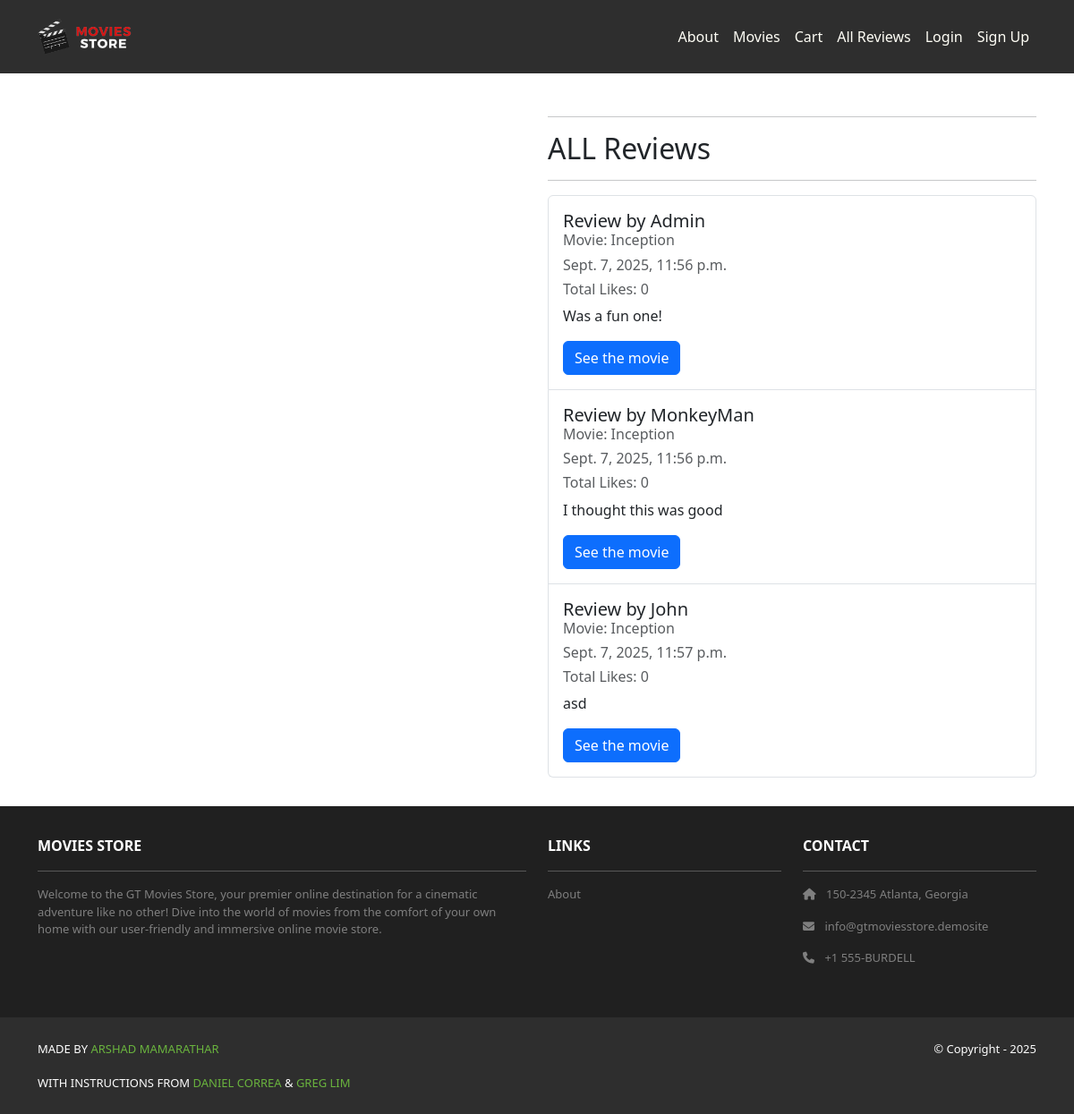
The app's page /movies/reviews/, older data.
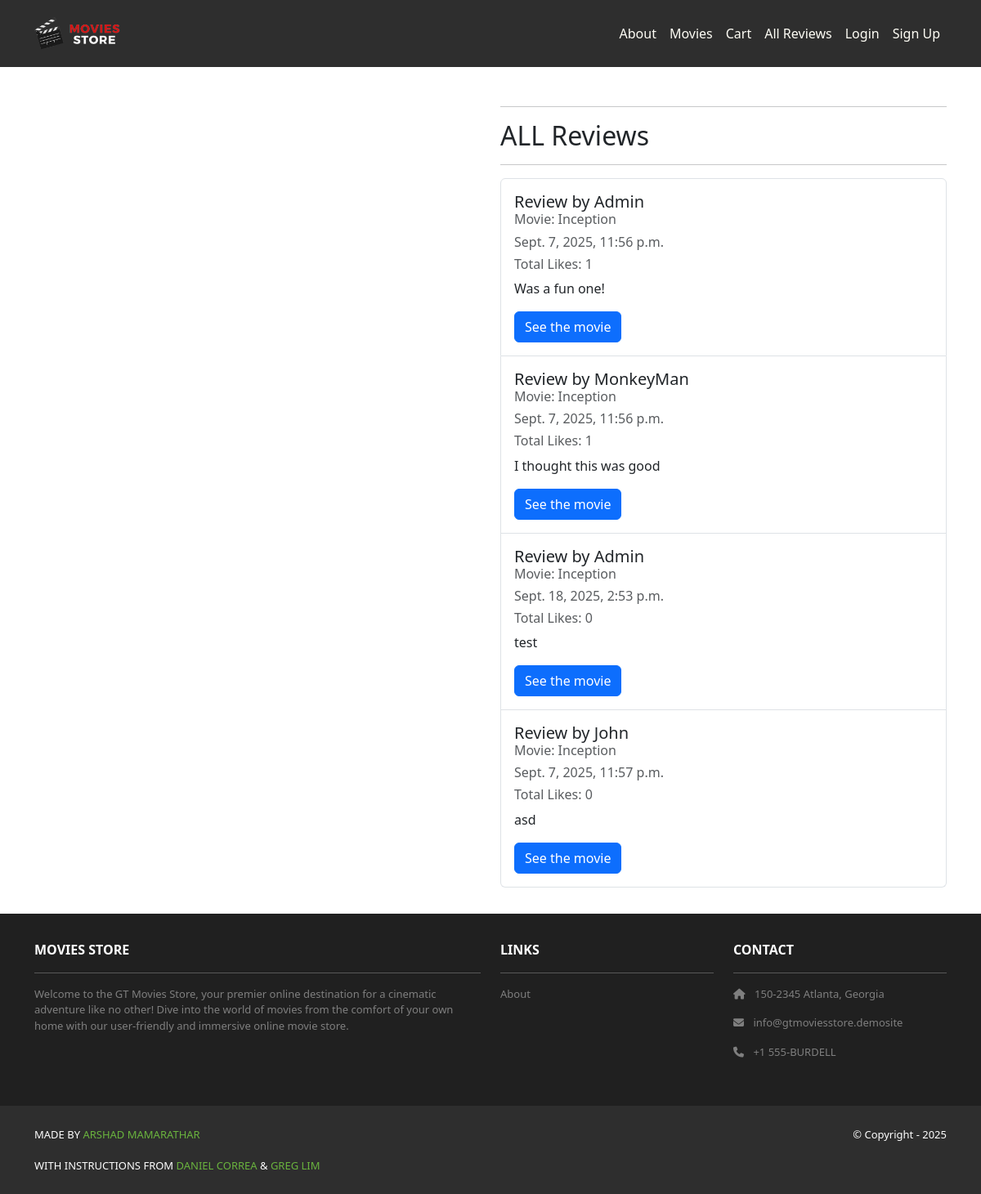
The same page, newer data.
### movies/models.py (models this page shows, shortened)
class Review(models.Model):
    id = models.AutoField(primary_key=True)
    comment = models.CharField(max_length=255)
    date = models.DateTimeField(auto_now_add=True)
    movie = models.ForeignKey(Movie, on_delete=models.CASCADE)
    user = models.ForeignKey(User, on_delete=models.CASCADE)
    likes = models.ManyToManyField(
        User,
        related_name="liked_reviews",  # all reviews this user liked
        blank=True
    )
    def __str__(self):
        return str(self.id) + ' - ' + self.movie.name

class Movie(models.Model):
    id = models.AutoField(primary_key=True)
    name = models.CharField(max_length=255)
    price = models.IntegerField()
    description = models.TextField()
    image = models.ImageField(upload_to='movie_images/')

### movies/views.py (the view)
# urls.py: path('reviews/', views.all_reviews, name='movies.all_reviews'),
def all_reviews(request):
    reviews = Review.objects.annotate(num_likes=Count('likes')).order_by('-num_likes')
    template_data = {
        'reviews': reviews
    }
    print(template_data)
    return render(request, 'movies/all_reviews.html', template_data)

### movies/templates/movies/all_reviews.html (shortened to what this page needs)
{% extends 'base.html' %}
{% block content %}
{% load static %}
<div class="p-3">
  <div class="container">
    <div class="row mt-3">
      <div class="col-md-6 mx-auto mb-3 text-center">
      </div>
      <div class="col-md-6 mx-auto mb-3">
        <hr />
        <h2>ALL Reviews</h2>
        <hr />
        <ul class="list-group">
          {% for review in reviews %}
          <li class="list-group-item pb-3 pt-3">
            <h5 class="card-title">
              Review by {{ review.user.username }}
            </h5>
            <h6 class="card-subtitle mb-2 text-muted">
              Movie: {{ review.movie.name }}
            </h6>
            <h6 class="card-subtitle mb-2 text-muted">
              {{ review.date }}
            </h6>
            <h6 class="card-subtitle mb-2 text-muted">
              Total Likes: {{ review.likes.count }}
            </h6>
            <p class="card-text">{{ review.comment }}</p>
            <a class="btn btn-primary"
                href="{% url 'movies.show' id=review.movie.id %}">
                See the movie
              </a>
          {% endfor %}
        </ul>
      </div>
    </div>
  </div>
</div>
{% endblock content %}

Row changes from the older to the newer data that the page shows:
computed for Review "Was a fun one!": likes.count "0" → "1"
computed for Review "I thought this was good": likes.count "0" → "1"
added Review: user.username "Admin", movie.name "Inception", date "Sept. 18, 2025, 2:53 p.m.", likes.count "0", comment "test"
